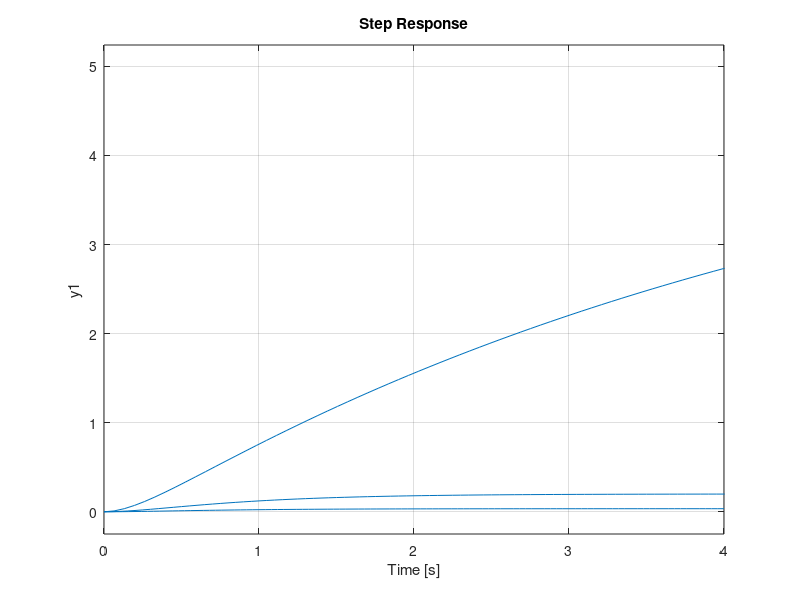

MATLAB code for this plot:
%effect of loop gain on -ve feedback sys
k=1;
num=k;
den=[1 5 6];
Sy=tf(num,den);
Sys=feedback(Sy,-1);
figure(1);
step(Sys)
hold on
k=5;
num=k;
den=[1 5 6];Sy1=tf(num,den);Sys1=feedback(Sy1,-1);step(Sys1)
hold on
k=0.2;
num=k;
den=[1 5 6];Sy2=tf(num,den);Sys2=feedback(Sy2,-1);step(Sys2)
